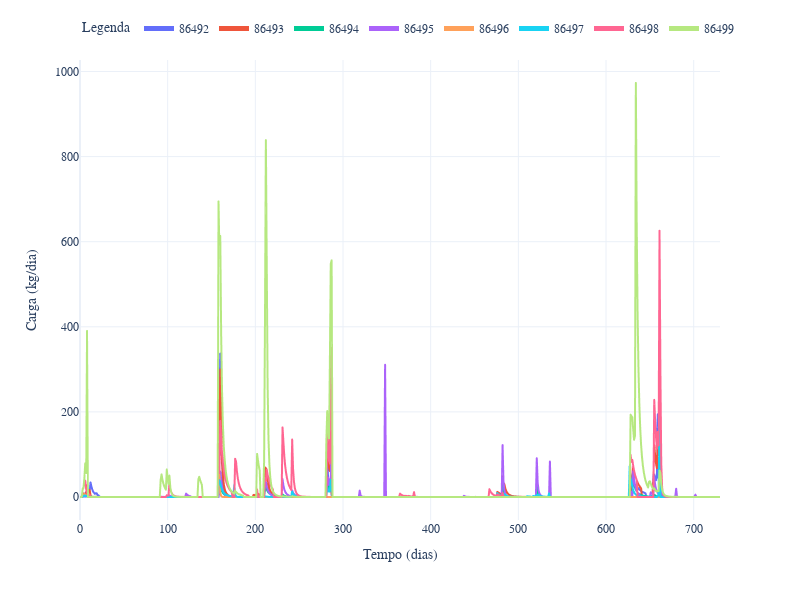

The notebook cell saved with this chart:
### Markdown cell above
Gráfico de Washoff (Lavagem) em massa DBO

### Code cell
fig = df_Wo.plot()
fig.update_layout(
    xaxis_title='Tempo (dias)',
    yaxis_title='Carga (kg/dia)',
    legend_title='Legenda',
    legend=dict(y=1.1, orientation='h', itemsizing='constant'),
    font_family='CMU Serif',
    font=dict(size=12),
    width=800,
    height=600
)
fig.show()

### Figure 1 — Plotly figure (JSON) as saved in the notebook; plotly's stock layout.template omitted (floating-point values rounded to 4 significant figures; data arrays with more than 128 entries replaced by an {"elided": "..."} marker saying what was removed)
{"data": [{"hovertemplate": "variable=86492<br>index=%{x}<br>value=%{y}<extra></extra>", "legendgroup": "86492", "line": {"color": "#636efa", "dash": "solid"}, "marker": {"symbol": "circle"}, "mode": "lines", "name": "86492", "showlegend": true, "type": "scattergl", "x": {"elided": "731 int values"}, "xaxis": "x", "y": {"elided": "731 float values"}, "yaxis": "y"}, {"hovertemplate": "variable=86493<br>index=%{x}<br>value=%{y}<extra></extra>", "legendgroup": "86493", "line": {"color": "#EF553B", "dash": "solid"}, "marker": {"symbol": "circle"}, "mode": "lines", "name": "86493", "showlegend": true, "type": "scattergl", "x": {"elided": "731 int values"}, "xaxis": "x", "y": {"elided": "731 float values"}, "yaxis": "y"}, {"hovertemplate": "variable=86494<br>index=%{x}<br>value=%{y}<extra></extra>", "legendgroup": "86494", "line": {"color": "#00cc96", "dash": "solid"}, "marker": {"symbol": "circle"}, "mode": "lines", "name": "86494", "showlegend": true, "type": "scattergl", "x": {"elided": "731 int values"}, "xaxis": "x", "y": {"elided": "731 float values"}, "yaxis": "y"}, {"hovertemplate": "variable=86495<br>index=%{x}<br>value=%{y}<extra></extra>", "legendgroup": "86495", "line": {"color": "#ab63fa", "dash": "solid"}, "marker": {"symbol": "circle"}, "mode": "lines", "name": "86495", "showlegend": true, "type": "scattergl", "x": {"elided": "731 int values"}, "xaxis": "x", "y": {"elided": "731 float values"}, "yaxis": "y"}, {"hovertemplate": "variable=86496<br>index=%{x}<br>value=%{y}<extra></extra>", "legendgroup": "86496", "line": {"color": "#FFA15A", "dash": "solid"}, "marker": {"symbol": "circle"}, "mode": "lines", "name": "86496", "showlegend": true, "type": "scattergl", "x": {"elided": "731 int values"}, "xaxis": "x", "y": {"elided": "731 float values"}, "yaxis": "y"}, {"hovertemplate": "variable=86497<br>index=%{x}<br>value=%{y}<extra></extra>", "legendgroup": "86497", "line": {"color": "#19d3f3", "dash": "solid"}, "marker": {"symbol": "circle"}, "mode": "lines", "name": "86497", "showlegend": true, "type": "scattergl", "x": {"elided": "731 int values"}, "xaxis": "x", "y": {"elided": "731 float values"}, "yaxis": "y"}, {"hovertemplate": "variable=86498<br>index=%{x}<br>value=%{y}<extra></extra>", "legendgroup": "86498", "line": {"color": "#FF6692", "dash": "solid"}, "marker": {"symbol": "circle"}, "mode": "lines", "name": "86498", "showlegend": true, "type": "scattergl", "x": {"elided": "731 int values"}, "xaxis": "x", "y": {"elided": "731 float values"}, "yaxis": "y"}, {"hovertemplate": "variable=86499<br>index=%{x}<br>value=%{y}<extra></extra>", "legendgroup": "86499", "line": {"color": "#B6E880", "dash": "solid"}, "marker": {"symbol": "circle"}, "mode": "lines", "name": "86499", "showlegend": true, "type": "scattergl", "x": {"elided": "731 int values"}, "xaxis": "x", "y": {"elided": "731 float values"}, "yaxis": "y"}], "layout": {"font": {"family": "CMU Serif", "size": 12}, "height": 600, "legend": {"itemsizing": "constant", "orientation": "h", "title": {"text": "Legenda"}, "tracegroupgap": 0, "y": 1.1}, "margin": {"t": 60}, "width": 800, "xaxis": {"anchor": "y", "domain": [0, 1], "title": {"text": "Tempo (dias)"}}, "yaxis": {"anchor": "x", "domain": [0, 1], "title": {"text": "Carga (kg/dia)"}}}}
